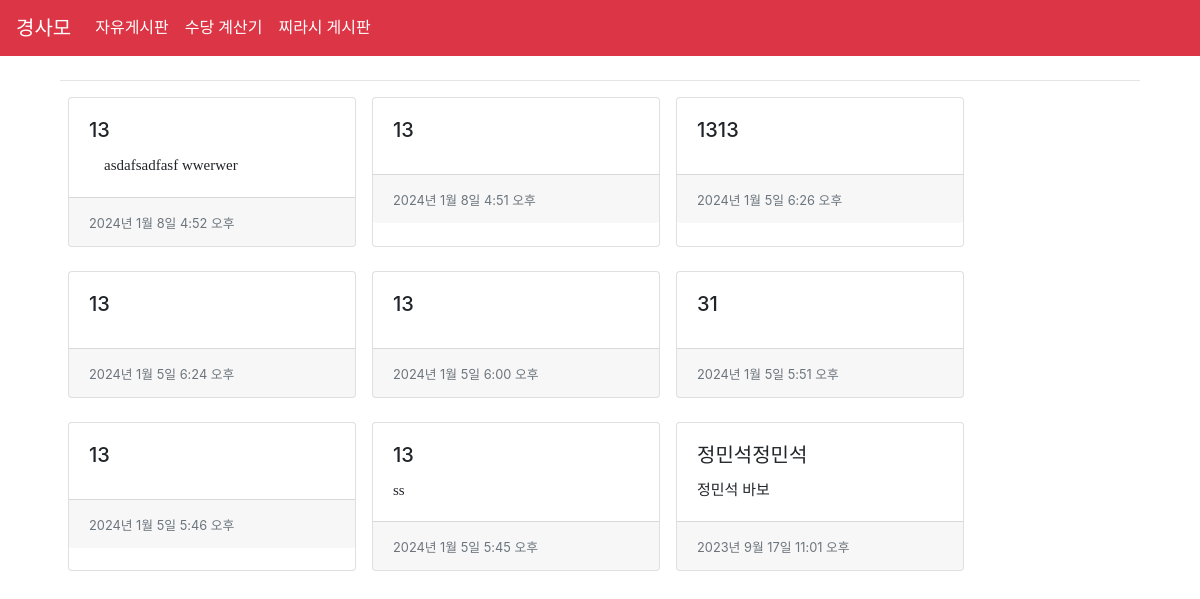
/, run on an earlier commit of the app's database.
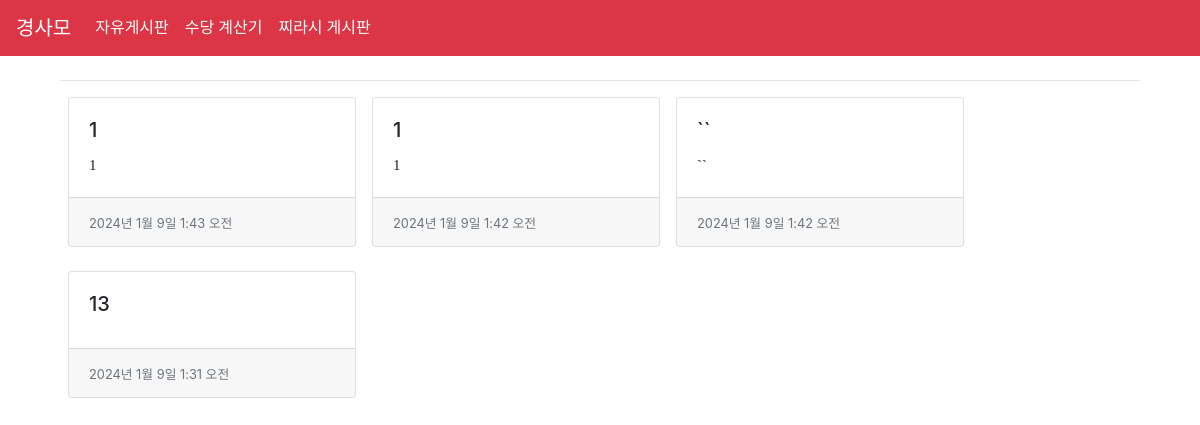
And on a later commit of the database.
### Posts/models.py (models this page shows, shortened)
class Post(models.Model):
    title = models.CharField(max_length=20)
    content = HTMLField()
    image = models.ImageField(upload_to='images/', blank=True, null=True)
    pub_date = models.DateTimeField(auto_now_add=True)
    author = models.CharField(max_length=8)
    author_ip = models.CharField(max_length=15)
    password = models.CharField(max_length=100)
    is_deleted = models.BooleanField(default=False)

### LawCommunity/views.py (the view)
# urls.py: path('', HomeView.as_view(), name='home'),
class HomeView(TemplateView):
    template_name = 'home.html'
    def get_context_data(self, **kwargs):
        context = super().get_context_data(**kwargs)
        posts = Post.objects.all().order_by('-pub_date')[:9]
        context['posts'] = posts
        context['message'] = 'Welcome to Our Community!'
        return context

### templates/home.html
{% extends 'base.html' %}
{% load humanize %}
{% load static %}
{% block content %}
  <div class="container my-4 mx-auto">
    <hr>
    <div class="d-flex flex-wrap">
      {% for post in posts %}
        <div class="card mb-4 mx-2" style="width: 18rem;">
          <a href="{% url 'Posts:post_detail' pk=post.pk %}" style="text-decoration: none; color: inherit;">
            <div class="card-body">
              <h5 class="card-title">{{ post.title }}</h5>
              <p class="card-text">{{ post.content|striptags|safe }}</p>
            </div>
            <div class="card-footer">
              <small class="text-muted">{{ post.pub_date }}</small>
            </div>
          </a>
        </div>
      {% endfor %}
    </div>
  </div>
{% endblock %}

What changed in the data, as far as the page shows it:
removed Post: title "13", content "asdafsadfasf wwerwer", pub_date "2024년 1월 8일 4:52 오후"
removed Post: title "13", pub_date "2024년 1월 8일 4:51 오후"
removed Post: title "1313", pub_date "2024년 1월 5일 6:26 오후"
removed Post: title "13", pub_date "2024년 1월 5일 6:24 오후"
removed Post: title "13", pub_date "2024년 1월 5일 6:00 오후"
removed Post: title "31", pub_date "2024년 1월 5일 5:51 오후"
removed Post: title "13", pub_date "2024년 1월 5일 5:46 오후"
removed Post: title "13", content "ss", pub_date "2024년 1월 5일 5:45 오후"
removed Post: title "정민석정민석", content "정민석 바보", pub_date "2023년 9월 17일 11:01 오후"
added Post: title "1", content "1", pub_date "2024년 1월 9일 1:43 오전"
added Post: title "1", content "1", pub_date "2024년 1월 9일 1:42 오전"
added Post: title "``", content "``", pub_date "2024년 1월 9일 1:42 오전"
added Post: title "13", pub_date "2024년 1월 9일 1:31 오전"
